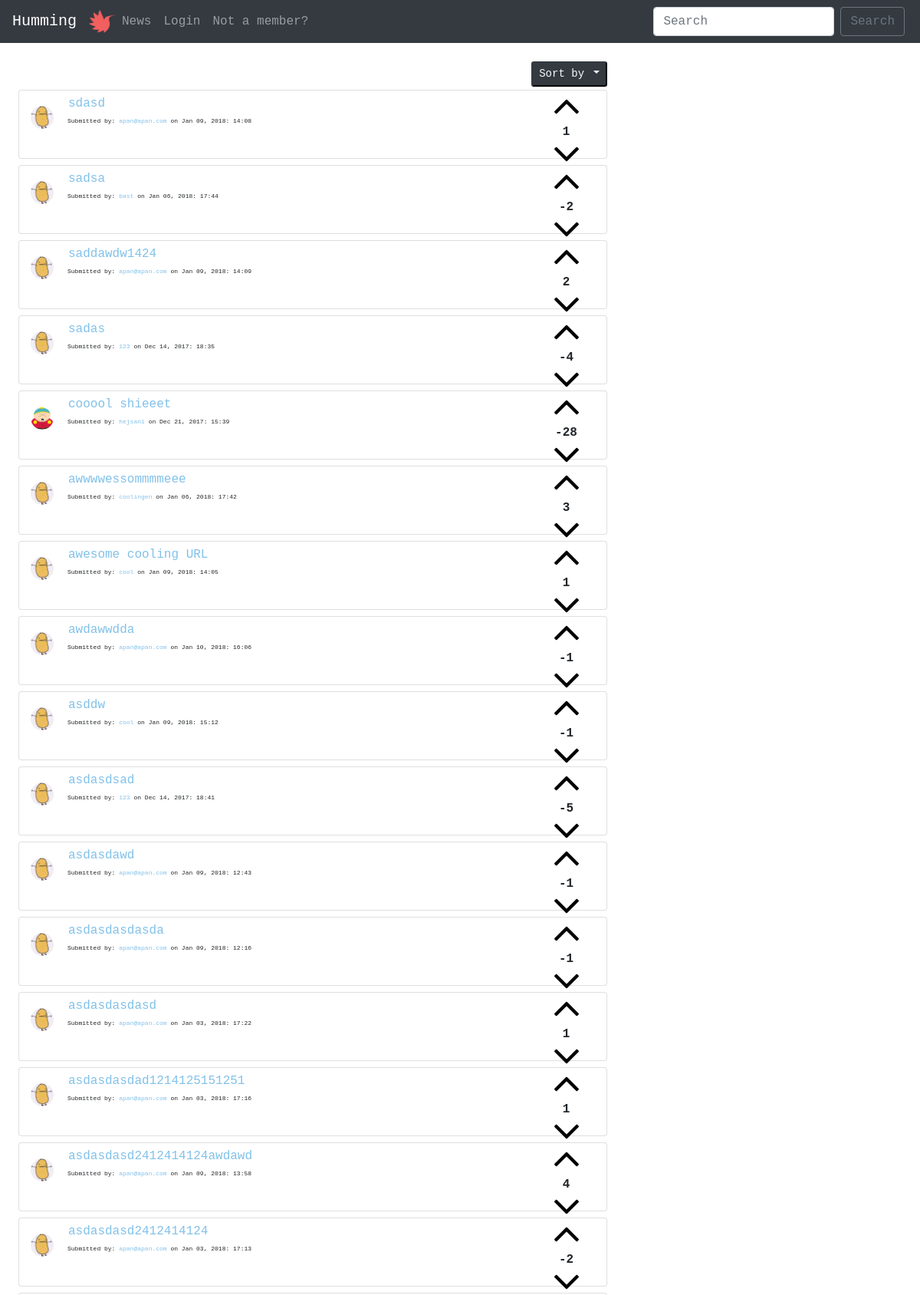
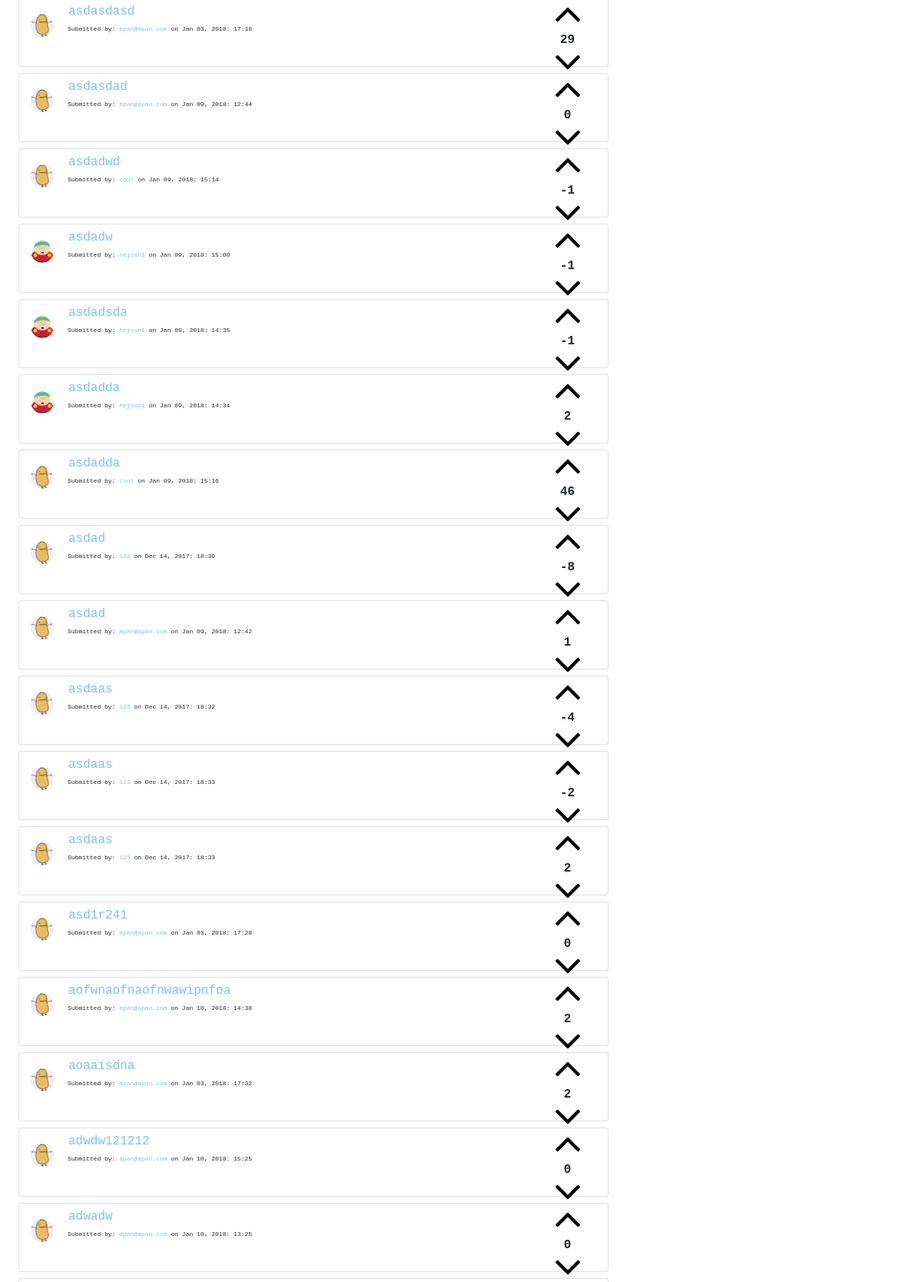
Page /php/sort/alphabetic.php (upper part) on the committed database (2 pictures, top to bottom).
### tables this page shows
CREATE TABLE "posts" (
	`title`	TEXT NOT NULL,
	`description`	TEXT NOT NULL,
	`url`	TEXT,
	`postID`	INTEGER NOT NULL PRIMARY KEY AUTOINCREMENT UNIQUE,
	`postdate`	INTEGER,
	`userID`	INTEGER,
	`voteDir`	INTEGER
);

CREATE TABLE "users" (
	`userID`	INTEGER PRIMARY KEY AUTOINCREMENT,
	`username`	VARCHAR NOT NULL UNIQUE,
	`email`	VARCHAR NOT NULL UNIQUE,
	`password`	VARCHAR NOT NULL,
	`bio`	VARCHAR,
	`picture`	VARCHAR
);

### php/functions.php (called while the page is built, shortened)
<?php
function postsAlphabetic($pdo) {
  $alphabetic =  "SELECT * FROM posts
                  LEFT JOIN users
                  ON posts.userID=users.userID
                  ORDER BY title DESC";
  $statement = $pdo->prepare($alphabetic);
  $statement->execute();
  $resultAlphabetic = $statement->fetchAll(PDO::FETCH_ASSOC);
  return $resultAlphabetic;
}
function voteSum($pdo, $postID) {
  $voteSum =  "SELECT sum(voteDir)
               AS score
               FROM votes
               WHERE postID= :postID";
  $statement = $pdo->prepare($voteSum);
  $statement->bindParam(':postID', $postID, PDO::PARAM_INT);
  $statement->execute();
  $resultvoteSum = $statement->fetch(PDO::FETCH_ASSOC);
  return $resultvoteSum;
}

### php/sort/alphabetic.php (the view, shortened to what this page needs)
<?php require __DIR__.'/../../viewings/header.php'; ?>
<div class="m-4">
  <div class="col-sm-8 p-0">
    <div class="dropdown float-right mb-1 dropdownSize">
      <button class="btn-sm btn-dark text-light dropdown-toggle" type="button" id="dropdownMenu2" data-toggle="dropdown" aria-haspopup="true" aria-expanded="false">
        Sort by
      </button>
    </div>
  </div>
  <?php $alphabetics = postsAlphabetic($pdo) ?>
  <?php foreach($alphabetics as $alphabetic => $value):?>
    <div class="card col-sm-8 mt-2">
      <div class="card-body pl-0 pt-1 pb-1">
        <div class="float-right voteFlex">
          <button class="cursorPointer btn btn-link p-0 upvote mb-1" type="button" name="upvotes" data-dir="1" value="<?php echo $value['postID'] ?>">
            <img class="upvotes" src="/../../images/up-arrow.png" alt="">
          </button>
          <?php $voteSum = voteSum($pdo, $value['postID'])?>
          <p class="voteSums m-0 text-center font-weight-bold
          <?php if (isset($_SESSION['users'])) {
            foreach($voteDirs as $voteDir) {
              if ($voteDir['voteDir'] == 1 ) {
                echo "upVoteRed";}
                if ($voteDir['voteDir'] == -1 ) {
                  echo "downVoteBlue";}
                }
              }?>" name="voteSums">
              <?php if ($voteSum['score'] == null): ?>
                <?php echo "0"?>
              <?php else: echo $voteSum['score'] ?>
              <?php endif; ?>
            </p>
          <button class="cursorPointer btn btn-link p-0 m-0 downvote" type="button" name="downvotes" data-dir="-1" value="<?php echo $value['postID'] ?>">
            <img class="downvotes" src="/../../images/down-arrow.png" alt="">
          </button>
        </div>
          <a href="../php/allProfiles.php?id=<?php echo $value['userID']?>">
          <img class="float-left profilePicSubs mt-3 mr-3 " src=" <?php if(isset($value['picture'])): ?>
          <?php echo "../../profileImages/".$value['picture']; ?>
          <?php else: echo "../../profileImages/potato.jpg"; ?>
          <?php endif; ?>" alt="">
          </a>
        <blockquote class="blockquote mb-0 ml-4 pl-4 ">
          <form action="/commentsform.php" method="GET">
            <button class="btn btn-link m-0 p-0 pb-1 " type="submit" name="id" value="<?php echo $value['postID'] ?>">
              <a class="anchor-color" href="/commentsform.php"><p class="m-0"><?php echo $value['title'];?></p></a>
            </button>
          </form>
          <p class="mb-0 smallfont">
            Submitted by: <a class="anchor-color" href="/php/allProfiles.php?id=<?php echo $value['userID']?>"><?php echo $value['username']?></a> on <?php echo $value['postdate'] ?>
          </p>
        </blockquote>
      </div>
    </div>
  <?php endforeach; ?>
    <?php if (!isset($_SESSION['users'])): ?>
      <label>Want to comment or post a submit?</label><br>
    <?php endif; ?>
  </div>
<?php require __DIR__.'/../../viewings/footer.php'; ?>

### style/main.css (style rules this page uses)
* { font-family: monospace; }
.smallfont { font-size: 8px; }
.profilePicSubs { border-radius: 100px; height: 30px; width: 30px; }
.upvote { height: 40px; width: 35px; }
.downvote { height: 40px; width: 35px; }
.cursorPointer { cursor: pointer; }
.anchor-color { color: #81c1e9; }
.voteFlex { height: 80px; display: flex; flex-flow: column nowrap; justify-content: space-between; align-items: center; }
.voteSums { font-size: 16px; display: block; }

### rows in the picture
posts: $value['postID'] 49 (drawn), score "1", title "sdasd", userID.username "apan@apan.com", postdate "Jan 09, 2018: 14:08"
posts: $value['postID'] 41 (drawn), score "-2", title "sadsa", userID.username "bast", postdate "Jan 06, 2018: 17:44"
posts: $value['postID'] 50 (drawn), score "2", title "saddawdw1424", userID.username "apan@apan.com", postdate "Jan 09, 2018: 14:09"
posts: $value['postID'] 4 (drawn), score "-4", title "sadas", userID.username "123", postdate "Dec 14, 2017: 18:35"
posts: $value['postID'] 13 (drawn), score "-28", userID.picture (picture), title "cooool shieeet", userID.username "hejsan1", postdate "Dec 21, 2017: 15:39"
posts: $value['postID'] 39 (drawn), score "3", title "awwwwessommmmeee", userID.username "coolingen", postdate "Jan 06, 2018: 17:42"
posts: $value['postID'] 48 (drawn), score "1", title "awesome cooling URL", userID.username "cool", postdate "Jan 09, 2018: 14:05"
posts: $value['postID'] 67 (drawn), score "-1", title "awdawwdda", userID.username "apan@apan.com", postdate "Jan 10, 2018: 16:06"
posts: $value['postID'] 57 (drawn), score "-1", title "asddw", userID.username "cool", postdate "Jan 09, 2018: 15:12"
posts: $value['postID'] 6 (drawn), score "-5", title "asdasdsad", userID.username "123", postdate "Dec 14, 2017: 18:41"
posts: $value['postID'] 45 (drawn), score "-1", title "asdasdawd", userID.username "apan@apan.com", postdate "Jan 09, 2018: 12:43"
posts: $value['postID'] 43 (drawn), score "-1", title "asdasdasdasda", userID.username "apan@apan.com", postdate "Jan 09, 2018: 12:16"
posts: $value['postID'] 34 (drawn), score "1", title "asdasdasdasd", userID.username "apan@apan.com", postdate "Jan 03, 2018: 17:22"
posts: $value['postID'] 32 (drawn), score "1", title "asdasdasdad1214125151251", userID.username "apan@apan.com", postdate "Jan 03, 2018: 17:16"
posts: $value['postID'] 47 (drawn), score "4", title "asdasdasd2412414124awdawd", userID.username "apan@apan.com", postdate "Jan 09, 2018: 13:58"
posts: $value['postID'] 31 (drawn), score "-2", title "asdasdasd2412414124", userID.username "apan@apan.com", postdate "Jan 03, 2018: 17:13"
posts: $value['postID'] 30 (drawn), score "29", title "asdasdasd", userID.username "apan@apan.com", postdate "Jan 03, 2018: 17:10"
posts: $value['postID'] 46 (drawn), score "0", title "asdasdad", userID.username "apan@apan.com", postdate "Jan 09, 2018: 12:44"
posts: $value['postID'] 58 (drawn), score "-1", title "asdadwd", userID.username "cool", postdate "Jan 09, 2018: 15:14"
posts: $value['postID'] 55 (drawn), score "-1", userID.picture (picture), title "asdadw", userID.username "hejsan1", postdate "Jan 09, 2018: 15:00"
posts: $value['postID'] 52 (drawn), score "-1", userID.picture (picture), title "asdadsda", userID.username "hejsan1", postdate "Jan 09, 2018: 14:35"
posts: $value['postID'] 51 (drawn), score "2", userID.picture (picture), title "asdadda", userID.username "hejsan1", postdate "Jan 09, 2018: 14:34"
posts: $value['postID'] 60 (drawn), score "46", title "asdadda", userID.username "cool", postdate "Jan 09, 2018: 15:16"
posts: $value['postID'] 5 (drawn), score "-8", title "asdad", userID.username "123", postdate "Dec 14, 2017: 18:39"
posts: $value['postID'] 44 (drawn), score "1", title "asdad", userID.username "apan@apan.com", postdate "Jan 09, 2018: 12:42"
posts: $value['postID'] 1 (drawn), score "-4", title "asdaas", userID.username "123", postdate "Dec 14, 2017: 18:32"
posts: $value['postID'] 2 (drawn), score "-2", title "asdaas", userID.username "123", postdate "Dec 14, 2017: 18:33"
posts: $value['postID'] 3 (drawn), score "2", title "asdaas", userID.username "123", postdate "Dec 14, 2017: 18:33"
posts: $value['postID'] 36 (drawn), score "0", title "asd1r241", userID.username "apan@apan.com", postdate "Jan 03, 2018: 17:28"
posts: $value['postID'] 65 (drawn), score "2", title "aofwnaofnaofnwawipnfoa", userID.username "apan@apan.com", postdate "Jan 10, 2018: 14:38"
posts: $value['postID'] 37 (drawn), score "2", title "aoaaisdna", userID.username "apan@apan.com", postdate "Jan 03, 2018: 17:32"
posts: $value['postID'] 66 (drawn), score "0", title "adwdw121212", userID.username "apan@apan.com", postdate "Jan 10, 2018: 15:25"
posts: $value['postID'] 64 (drawn), score "0", title "adwadw", userID.username "apan@apan.com", postdate "Jan 10, 2018: 13:25"
